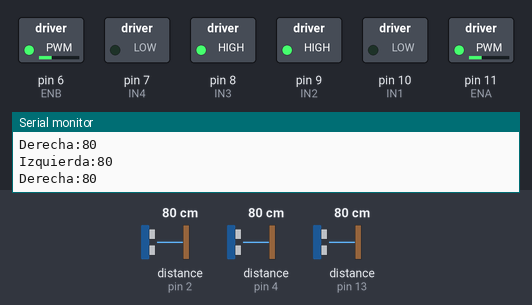
A sketch run on a simulated Arduino Mega 2560, built with avr-gcc and run on an emulated ATmega2560. On the bench: switched loads named in the sketch (green lamp = pin HIGH), the last lines printed to the serial monitor. The inputs (shaded band) are chosen by the test bench; at power-on: distance to the obstacle (sensors on pin 4, pin 13, pin 2) 80 cm. The echo pulse lasts 58.3 µs per cm.

Above: at 1.2 s.
1.3 s: distance to the obstacle (sensor on pin 4) set to 60 cm
At 1.51 s:
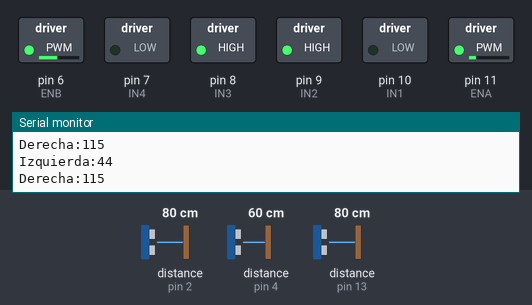
3.1 s: distance to the obstacle (sensor on pin 13) set to 2 cm
At 4.2 s:
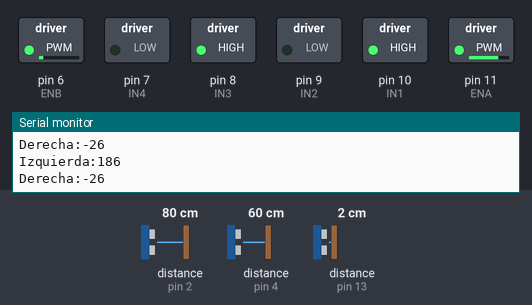
4.7 s: distance to the obstacle (sensor on pin 4) set to 48 cm
At 5.9 s:
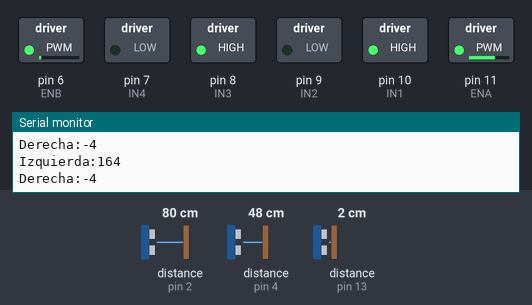
6.2 s: distance to the obstacle (sensor on pin 4) set to 45 cm
At 7.1 s:
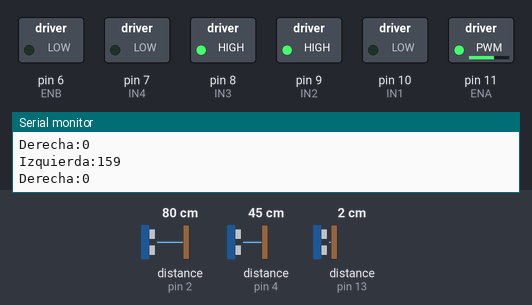
7.7 s: distance to the obstacle (sensor on pin 13) set to 35 cm
At 8.1 s:
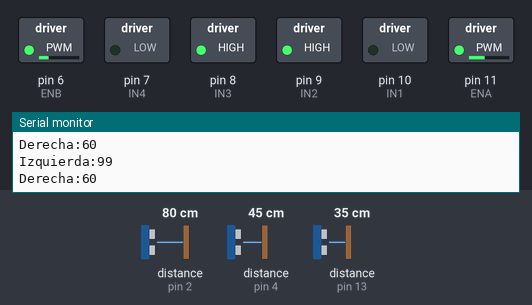
9.2 s: distance to the obstacle (sensor on pin 4) set to 2 cm
At 9.8 s:
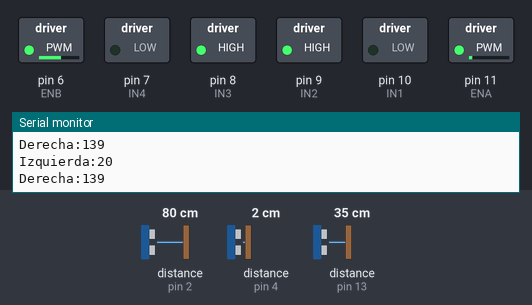
Timing chart, 0 to 11.7 s (numbered marks = the images above; inputs shaded):
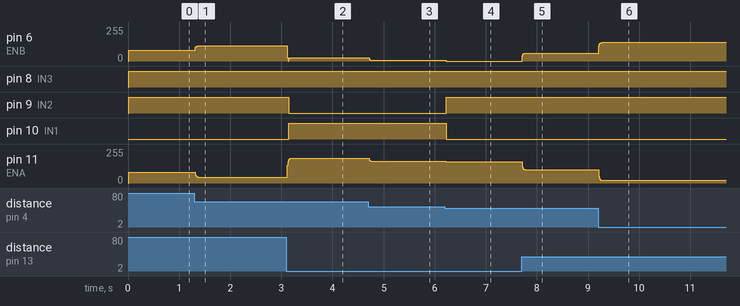

The sketch:

Bonsai.ino
```cpp
#include <NewPing.h>

#define distanciaMaxima 100
#define ENA 11
#define IN1 10
#define IN2 9
#define IN3 8
#define IN4 7
#define ENB 6
#define TriggerF 3
#define EchoF 2
#define TriggerI 5
#define EchoI 4
#define TriggerD 12
#define EchoD 13


//----------------------------Variabales para el control
float P = 1.2 ;
float D = 0.5 ;
float I = 0.6 ;
float antiguoErrorP ;
float totalError ;
int offset = 2  ;

//----------------------------------------------------

int toleranciaPared= 10;
//int toleranciaIzquierda = 10 ;
//int toleranciaDerecha = 10 ;
int toleranciaFrente = 10 ;

boolean paredFrente ;
boolean paredIzquierda ;
boolean paredDerecha ;
boolean primerGiro ;
boolean seguirParedDerecha ;
boolean seguirParedIzquierda ;

int velocidadBase= 80;
int velocidadDerecha;
int velocidadIzquierda;

NewPing sonarIzquierdo(TriggerI, EchoI, distanciaMaxima);
NewPing sonarDerecho(TriggerD, EchoD, distanciaMaxima);
NewPing sonarFrente(TriggerF, EchoF, distanciaMaxima);

unsigned int pingSpeed = 30; //Numero de medidas por segundo
unsigned long pingTimer;

float antiguoSensorI,antiguoSensorD,antiguoSensorF,sensorI,sensorD,sensorF,sensorDerecho,sensorIzquierdo,sensorFrente;

void setup() {
  pinMode(ENA,OUTPUT);
  pinMode(IN1,OUTPUT);
  pinMode(IN2,OUTPUT);
  pinMode(IN3,OUTPUT);
  pinMode(IN4,OUTPUT);
  pinMode(ENB,OUTPUT);
  primerGiro = false ;
  seguirParedDerecha = false ;
  seguirParedIzquierda = false ;
  Serial.begin(115200);
}

void loop() {
  leerSensores();
  paredes();
  if ( primerGiro == false ) {  //si, el primer giro es falso entonces...   if(si)

    empezarPID(); //Empieza el control

  }
  else if (seguirParedIzquierda == true ) { //else (falso)  entonces si (seguir pared izquierda) es verdadero...
    PID(true) ;  //Activa el control PID
  }
  else if (seguirParedDerecha == true ) {
    PID(false) ;  //Desactiva el control PID
  }


  if (paredIzquierda  == true && paredDerecha  == false && paredFrente == true ) {
    PID(false) ;
    if ( primerGiro == false ) {
      primerGiro = true ;
      seguirParedDerecha = true ;
    }
  }
   if (paredIzquierda == false && paredDerecha == true && paredFrente == true ) {
    PID(true) ;
    if ( primerGiro == false ) {
      primerGiro = true ;
      seguirParedIzquierda = true ;
    }
  }
  if (paredIzquierda == true && paredDerecha == true && paredFrente == true ) {
    girar(150);
  }
   if ( sensorIzquierdo <0 || sensorIzquierdo > 100 && sensorDerecho <0 || sensorDerecho > 100 && sensorFrente <0|| sensorFrente > 100 ) {
    pararRobot(); //Si medimos 0 o mayor a 100 cm en algun sensor paramos el robot
  }


}
```

Control.ino
```cpp
//--------------------------------- control ---------------------------------//

void empezarPID() {

  float errorP = sensorIzquierdo - sensorDerecho ;
  float errorD = errorP - antiguoErrorP;
  float errorI = (2.0 / 3.0) * errorI + errorP ;
  totalError = P * errorP + D * errorD + I * errorI ;
  antiguoErrorP = errorP ;
  velocidadDerecha = velocidadBase + totalError ;
  velocidadIzquierda = velocidadBase - totalError ;
  mover(velocidadDerecha,velocidadIzquierda);

}


//----------------------------- Control para seguir la pared -------------------------------//

void PID( boolean izquierda ) {

  if (izquierda == true ) {

    float errorP = sensorIzquierdo - sensorDerecho - offset ;
    float errorD = errorP - antiguoErrorP;
    float errorI = (2.0 / 3) * errorI + errorP ;
    totalError = P * errorP + D * errorD + I * errorI ;
    antiguoErrorP = errorP ;
    velocidadDerecha = velocidadBase + totalError ;
    velocidadIzquierda = velocidadBase - totalError ;
    mover(velocidadDerecha,velocidadIzquierda);

  }
  else {

    float errorP = sensorIzquierdo - sensorDerecho + offset ;
    float errorD = errorP - antiguoErrorP;
    float errorI = (2.0 / 3) * errorI + errorP ;
    totalError = P * errorP + D * errorD + I * errorI ;
    antiguoErrorP = errorP ;
    velocidadDerecha  = velocidadBase + totalError ;
    velocidadIzquierda  = velocidadBase - totalError ;
    mover(velocidadDerecha,velocidadIzquierda);
  }

}
```

Medir.ino
```cpp
void leerSensores() {
  sensorI = sonarIzquierdo.ping_cm(); // estamos usando la libreria para leer sensores ultrasonicos
  sensorD = sonarDerecho.ping_cm();
  sensorF = sonarFrente.ping_cm();

  sensorIzquierdo = (sensorI + antiguoSensorI) / 2; //Promedio entre el antiguo valor y el actual del sensor
  sensorDerecho = (sensorD + antiguoSensorD) / 2;
  sensorFrente = (sensorF + antiguoSensorF) / 2;


  antiguoSensorI = sensorIzquierdo; // guardamos el promedio de las medidas
  antiguoSensorD = sensorDerecho;
  antiguoSensorF = sensorFrente;

}
```

Mover.ino
```cpp
//Control de direccion
void mover(int velocidadI, int velocidadD){
    Serial.print("Izquierda:");
    Serial.println(velocidadI);
    Serial.print("Derecha:");
    Serial.println(velocidadD);
    if (velocidadI < 0) {
      velocidadI = map(velocidadI , 0 , -255, 0, 255);
      analogWrite(ENA,velocidadI);
      digitalWrite(IN3,LOW);
      digitalWrite(IN4,HIGH);
    }
    else{
      analogWrite(ENA,velocidadI);
      digitalWrite(IN3,HIGH);
      digitalWrite(IN4,LOW);
    }
    if (velocidadD < 0) {
      velocidadD = map(velocidadD , 0 , -255, 0, 255);
      analogWrite(ENB,velocidadD);
      digitalWrite(IN1,HIGH);
      digitalWrite(IN2,LOW);
    }
    else{
      analogWrite(ENB,velocidadD);
      digitalWrite(IN1, LOW);
      digitalWrite(IN2,HIGH);
    }
}

void girar(int tiempo){
      analogWrite(ENB,velocidadBase);
      analogWrite(ENA,velocidadBase);
      digitalWrite(IN1, LOW);
      digitalWrite(IN2,HIGH);
      digitalWrite(IN3,LOW);
      digitalWrite(IN4,HIGH);
      delay(tiempo);
}

void pararRobot(){
  analogWrite(ENA,0);
  analogWrite(ENB,0);
  digitalWrite(IN1,LOW);
  digitalWrite(IN2,LOW);
  digitalWrite(IN3,LOW);
  digitalWrite(IN4,LOW);
  Serial.println("stop");
}
```

Pared.ino
```cpp
//--------------------------- Deteccion de paredes--------------------------------//

void paredes() {
  if ( sensorIzquierdo < toleranciaPared ) {
    paredIzquierda = true ;
  }
  else {
    paredIzquierda = false ;
  }

  if ( sensorDerecho < toleranciaPared ) {
    paredDerecha = true ;
  }
  else {
    paredDerecha = false ;

  }
  if ( sensorFrente < toleranciaFrente) {
    paredFrente = true ;
  }
  else {
    paredFrente = false ;
  }
}
```

Measured:
- the behaviour switches between 46 and 45 cm on distance to the obstacle (sensor on pin 4) (found by bisection; images 3 and 4)
- after the input at 1.3 s, pin 6 (ENB): 80/255 → 115/255 at once, → 116/255 0.33 s later; pin 11 (ENA): 80/255 → 44/255 at once
- after the input at 3.1 s, pin 6 (ENB): 116/255 → 26/255 at once; pin 9 (IN2): HIGH → LOW at once; pin 10 (IN1): LOW → HIGH at once; pin 11 (ENA): 44/255 → 186/255 at once
- after the input at 4.7 s, pin 6 (ENB): 26/255 → 4/255 at once; pin 11 (ENA): 186/255 → 164/255 at once
- after the input at 6.2 s, pin 6 (ENB): 4/255 → 0/255 at once; pin 9 (IN2): LOW → HIGH at once; pin 10 (IN1): HIGH → LOW at once; pin 11 (ENA): 164/255 → 159/255 at once
- after the input at 7.7 s, pin 6 (ENB): 0/255 → 60/255 at once; pin 11 (ENA): 159/255 → 99/255 at once
- after the input at 9.2 s, pin 6 (ENB): 60/255 → 139/255 at once; pin 11 (ENA): 99/255 → 20/255 at once
